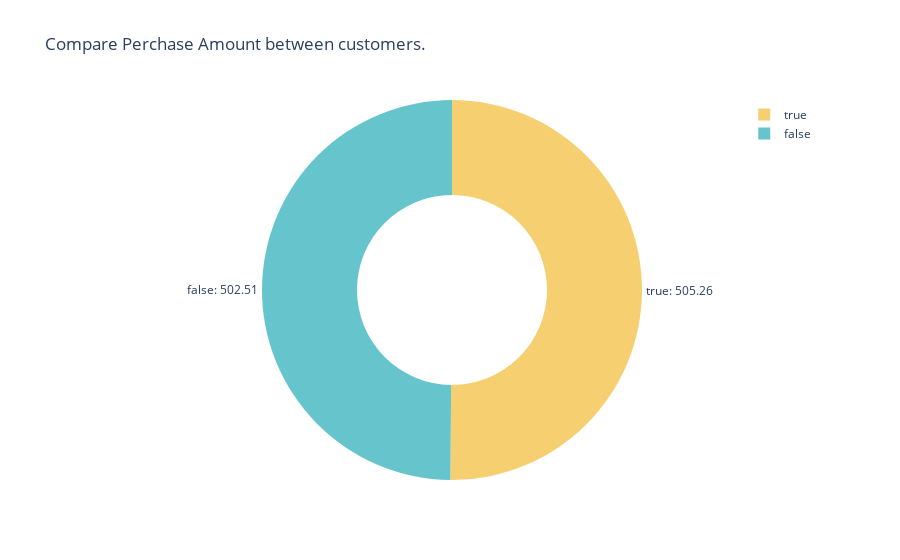

This figure's notebook cell:
### Code cell
fig = px.pie(
    data_frame = q9_grp,
    values = "Purchase Amount ($)",
    names = "Discount Availed",
    color = "Discount Availed",
    title = "Compare Perchase Amount between customers.",
    color_discrete_sequence=px.colors.qualitative.Pastel,
    hole = 0.5
)

fig.update_traces(
    textposition='outside',
    textinfo = 'value+label',
    texttemplate='%{label}: %{value:.2f}'
)
fig.show()

### Figure 1 — Plotly figure (JSON) as saved in the notebook; plotly's stock layout.template omitted (floating-point values rounded to 4 significant figures)
{"data": [{"customdata": [[false], [true]], "domain": {"x": [0, 1], "y": [0, 1]}, "hole": 0.5, "hovertemplate": "Discount Availed=%{customdata[0]}<br>Purchase Amount ($)=%{value}<extra></extra>", "labels": [false, true], "legendgroup": "", "marker": {"colors": ["rgb(102, 197, 204)", "rgb(246, 207, 113)"]}, "name": "", "showlegend": true, "textinfo": "value+label", "textposition": "outside", "texttemplate": "%{label}: %{value:.2f}", "type": "pie", "values": [502.5, 505.3]}], "layout": {"autosize": true, "legend": {"tracegroupgap": 0}, "piecolorway": ["rgb(102, 197, 204)", "rgb(246, 207, 113)", "rgb(248, 156, 116)", "rgb(220, 176, 242)", "rgb(135, 197, 95)", "rgb(158, 185, 243)", "rgb(254, 136, 177)", "rgb(201, 219, 116)", "rgb(139, 224, 164)", "rgb(180, 151, 231)", "rgb(179, 179, 179)"], "title": {"text": "Compare Perchase Amount between customers."}}}
